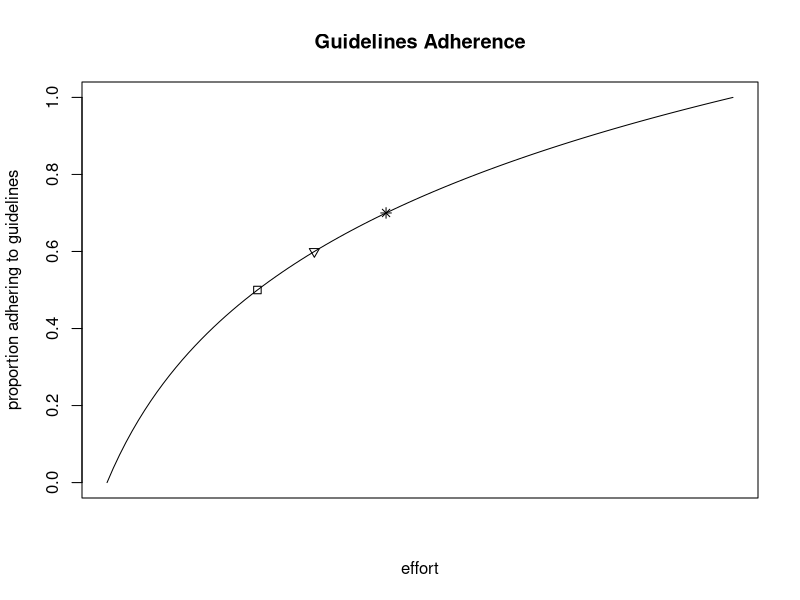

Write the R code that produced this figure. (Note: this script raises an error after producing the figure.)
set.seed(1234)
N <- 750000

id <- c(1:N)

#log(x) curve

par(mfrow=c(1,1), oma=c(0,0,0,0))
curve(log10(x), from = 1, to = 10, 
      main = "Guidelines Adherence",
      xlab = "effort", 
      ylab = "proportion adhering to guidelines",
      xaxt = "n")
points(x = 10^0.5, y = 0.5, pch=0)
points(x = 10^0.6, y = 0.6, pch=6)
points(x = 10^0.7, y = 0.7, pch=8)



#creates a sex variable for men and appends women
treated <- rep.int(0,125000)
treated <- append(treated, rep.int(1,125000))
treated <- append(treated, rep.int(0,100000))
treated <- append(treated, rep.int(1,150000))
treated <- append(treated, rep.int(0,75000))
treated <- append(treated, rep.int(1,175000))

groupname <- rep.int(1,250000)
groupname <- c(groupname, rep.int(2,250000))
groupname <- c(groupname, rep.int(3,250000))                

#creates dataframe from sex and id vectors

data = data.frame(treated, id, groupname)
class(data$treated)
data$treated <- factor(data$treated, levels = c(0,1), labels = c("untreated","treated"))
data$groupname <- factor(data$groupname, levels = c(1,2,3), labels = c("group 1", "group 2", "group 3"))

#generates death to overall  
data$year_0 <- 1
data$year_1 <-  ifelse(data$treated=="treated",rbinom(N, 1, 1-0.035/4), rbinom(N, 1, 1-0.05/4))

data$year_2 <- ifelse(data$treated=="treated", 
                      ifelse(data$year_1 =="0",  0, rbinom(N, 1, 1-0.035/4)), 
                      ifelse(data$year_1 =="0",  0, rbinom(N, 1, 1-0.05/4))
)
data$year_3 <- ifelse(data$treated=="treated", 
                      ifelse(data$year_2 =="0",  0, rbinom(N, 1, 1-0.035/4)), 
                      ifelse(data$year_2 =="0",  0, rbinom(N, 1, 1-0.05/4))
)
data$year_4 <- ifelse(data$treated=="treated", 
                      ifelse(data$year_3 =="0",  0, rbinom(N, 1, 1-0.035/4)), 
                      ifelse(data$year_3 =="0",  0, rbinom(N, 1, 1-0.05/4))
)
data$year_5 <- ifelse(data$treated=="treated", 
                      ifelse(data$year_4 =="0",  0, rbinom(N, 1, 1-0.035/4)), 
                      ifelse(data$year_4 =="0",  0, rbinom(N, 1, 1-0.05/4))
)
data$year_6 <- ifelse(data$treated=="treated", 
                      ifelse(data$year_5 =="0",  0, rbinom(N, 1, 1-0.035/4)), 
                      ifelse(data$year_5 =="0",  0, rbinom(N, 1, 1-0.05/4))
)
data$year_7 <- ifelse(data$treated=="treated", 
                      ifelse(data$year_6 =="0",  0, rbinom(N, 1, 1-0.035/4)), 
                      ifelse(data$year_6 =="0",  0, rbinom(N, 1, 1-0.05/4))
)
data$year_8 <- ifelse(data$treated=="treated", 
                      ifelse(data$year_7 =="0",  0, rbinom(N, 1, 1-0.035/4)), 
                      ifelse(data$year_7 =="0",  0, rbinom(N, 1, 1-0.05/4))
)
data$year_9 <- ifelse(data$treated=="treated", 
                      ifelse(data$year_8 =="0",  0, rbinom(N, 1, 1-0.035/4)), 
                      ifelse(data$year_8 =="0",  0, rbinom(N, 1, 1-0.05/4))
)
data$year_10 <- ifelse(data$treated=="treated", 
                       ifelse(data$year_9 =="0",  0, rbinom(N, 1, 1-0.035/4)), 
                       ifelse(data$year_9 =="0",  0, rbinom(N, 1, 1-0.05/4))
)

data_long <- reshape(data, direction="long", varying= c(list(4:14)), sep = "_", 
                     idvar="id", timevar=c("year"))
class(data_long$year)  
data_long$year <- as.numeric(data_long$year)
data_long$year <- data_long$year -1

### plots improvement in effort
par(mfrow=c(1,2), oma=c(0,0,2,0))
logdataframe <- 1:100
logdataframe <- as.numeric(logdataframe)
logdataframe <- as.data.frame(logdataframe)
logdataframe$log <- log10(logdataframe$logdataframe)
class(logdataframe$log)


#plots
mysum <- function(x){
  250000-sum(x)
}
##plot all cause mortality
plot(aggregate(year_0~year,data = subset(data_long, groupname=="group 1"), FUN= function(z) mysum(z)), 
     
     main = "All Cause Mortality",
     
     pch=0, 
     
     xlab= "years",
     ylab= "accummulated all-cause mortality")
text(x=4, y=1, labels= "Current 50% treated")
points(x=8, y=1, pch=0)
text(x=4, y=1400, labels= "60% treated")
points(x=8, y=1400, pch=6)
text(x=4, y=2800, labels= "70% treated")
points(x=8, y=2800, pch=8)

points(aggregate(year_0~year,data = subset(data_long, groupname=="group 2"), FUN= function(z) mysum(z)), 
       
       pch=6)
points(aggregate(year_0~year,data = subset(data_long, groupname=="group 3"), FUN= function(z) mysum(z)), 
       
       pch=8)
title("Expected outcome of improvement in LLD adherence in Denmark", outer=TRUE, sub = "Simulation on Danish population with indication for LLD treatment")

survivortable <- 1
as.data.frame(survivortable)

group1 <- aggregate(year_0~year,data = subset(data_long, groupname=="group 1"), FUN= function(z) mysum(z))
group2 <- aggregate(year_0~year,data = subset(data_long, groupname=="group 2"), FUN= function(z) mysum(z))
group3 <- aggregate(year_0~year,data = subset(data_long, groupname=="group 3"), FUN= function(z) mysum(z))
groups <- data.frame(group1, group2, group3)
groups$year.1 <- NULL
groups$year.2 <- NULL
colnames(groups) <- c("year","group 1", "group 2", "group 3")


####---- CVD EVENT
#generates death to overall  
data$year_0 <- 1
data$year_1 <-  ifelse(data$treated=="treated",rbinom(N, 1, 1-0.016/4), rbinom(N, 1, 1-0.03/4))

data$year_2 <- ifelse(data$treated=="treated", 
                      ifelse(data$year_1 =="0",  0, rbinom(N, 1, 1-0.016/4)), 
                      ifelse(data$year_1 =="0",  0, rbinom(N, 1, 1-0.03/4))
)
data$year_3 <- ifelse(data$treated=="treated", 
                      ifelse(data$year_2 =="0",  0, rbinom(N, 1, 1-0.016/4)), 
                      ifelse(data$year_2 =="0",  0, rbinom(N, 1, 1-0.03/4))
)
data$year_4 <- ifelse(data$treated=="treated", 
                      ifelse(data$year_3 =="0",  0, rbinom(N, 1, 1-0.016/4)), 
                      ifelse(data$year_3 =="0",  0, rbinom(N, 1, 1-0.03/4))
)
data$year_5 <- ifelse(data$treated=="treated", 
                      ifelse(data$year_4 =="0",  0, rbinom(N, 1, 1-0.016/4)), 
                      ifelse(data$year_4 =="0",  0, rbinom(N, 1, 1-0.03/4))
)
data$year_6 <- ifelse(data$treated=="treated", 
                      ifelse(data$year_5 =="0",  0, rbinom(N, 1, 1-0.016/4)), 
                      ifelse(data$year_5 =="0",  0, rbinom(N, 1, 1-0.03/4))
)
data$year_7 <- ifelse(data$treated=="treated", 
                      ifelse(data$year_6 =="0",  0, rbinom(N, 1, 1-0.016/4)), 
                      ifelse(data$year_6 =="0",  0, rbinom(N, 1, 1-0.03/4))
)
data$year_8 <- ifelse(data$treated=="treated", 
                      ifelse(data$year_7 =="0",  0, rbinom(N, 1, 1-0.016/4)), 
                      ifelse(data$year_7 =="0",  0, rbinom(N, 1, 1-0.03/4))
)
data$year_9 <- ifelse(data$treated=="treated", 
                      ifelse(data$year_8 =="0",  0, rbinom(N, 1, 1-0.016/4)), 
                      ifelse(data$year_8 =="0",  0, rbinom(N, 1, 1-0.03/4))
)
data$year_10 <- ifelse(data$treated=="treated", 
                       ifelse(data$year_9 =="0",  0, rbinom(N, 1,1-0.016/4)), 
                       ifelse(data$year_9 =="0",  0, rbinom(N, 1, 1-0.03/4))
)

data_long <- reshape(data, direction="long", varying= c(list(4:14)), sep = "_", 
                     idvar="id", timevar=c("year"))
class(data_long$year)  
data_long$year <- as.numeric(data_long$year)
data_long$year <- data_long$year -1

#plots
mysum <- function(x){
  250000-sum(x)
}
plot(aggregate(year_0~year,data = subset(data_long, groupname=="group 1"), FUN= function(z) mysum(z)), 
     main = "Myocardial infarction, Stroke, CV Death ",
     
     pch=0, 
     
     xlab= "years",
     ylab= "accumulated MI, Stroke,  CV Death")
points(aggregate(year_0~year,data = subset(data_long, groupname=="group 2"), FUN= function(z) mysum(z)), 
       
       pch=6)
points(aggregate(year_0~year,data = subset(data_long, groupname=="group 3"), FUN= function(z) mysum(z)), 
       
       pch=8)
text(x=4, y=1, labels= "Current 50% treated")
points(x=8, y=1, pch=0)
text(x=4, y=1000, labels= "60% treated")
points(x=8, y=1000, pch=6)
text(x=4, y=2000, labels= "70% treated")
points(x=8, y=2000, pch=8)



survivortable <- 1
as.data.frame(survivortable)

group1 <- aggregate(year_0~year,data = subset(data_long, groupname=="group 1"), FUN= function(z) mysum(z))
group2 <- aggregate(year_0~year,data = subset(data_long, groupname=="group 2"), FUN= function(z) mysum(z))
group3 <- aggregate(year_0~year,data = subset(data_long, groupname=="group 3"), FUN= function(z) mysum(z))
groupsCVD <- data.frame(group1, group2, group3)
groupsCVD$year.1 <- NULL
groupsCVD$year.2 <- NULL
colnames(groupsCVD) <- c("year","group 1", "group 2", "group 3")
